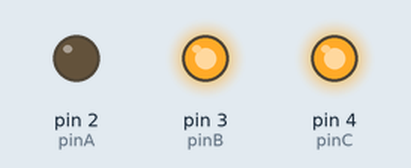
Bench run of a sketch on a simulated Arduino Uno, built with avr-gcc and run on an emulated ATmega328P. Shown: output pins drawn as LEDs (lit = HIGH).

Above: at 0.12 s.
Timing chart, 0 to 40.0 s (numbered marks = the images above):
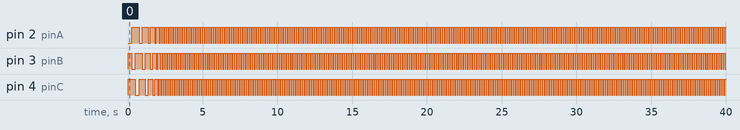

The sketch:

Controlando_motor_de_HD.ino
```cpp
int pinA = 2;
int pinB = 3;
int pinC = 4;
int steppingDelay = 250;

void setup() {
  pinMode(pinA, OUTPUT);
  pinMode(pinB, OUTPUT);
  pinMode(pinC, OUTPUT);

  digitalWrite(pinA, HIGH);
  digitalWrite(pinB, HIGH);
  digitalWrite(pinC, HIGH);
}

void loop() {

    digitalWrite(pinA, LOW);
    digitalWrite(pinB, HIGH);
    digitalWrite(pinC, HIGH);
    delay(steppingDelay);

    digitalWrite(pinA, HIGH);
    digitalWrite(pinB, LOW);
    digitalWrite(pinC, HIGH);
    delay(steppingDelay);

    digitalWrite(pinA, HIGH);
    digitalWrite(pinB, HIGH);
    digitalWrite(pinC, LOW);
    delay(steppingDelay);

    if( steppingDelay>50){
    steppingDelay= steppingDelay-50;
    }

}
```

Measured:
- by itself, pin 2 (pinA): LOW → HIGH at 0.25 s, → LOW 0.50 s later, → HIGH 0.20 s later, → LOW 0.40 s later, … (513 changes in this stretch)
- by itself, pin 3 (pinB): HIGH → LOW at 0.25 s, → HIGH 0.25 s later, → LOW 0.45 s later, → HIGH 0.20 s later, … (513 changes in this stretch)
- by itself, pin 4 (pinC): HIGH → LOW at 0.50 s, → HIGH 0.25 s later, → LOW 0.40 s later, → HIGH 0.20 s later, … (512 changes in this stretch)
